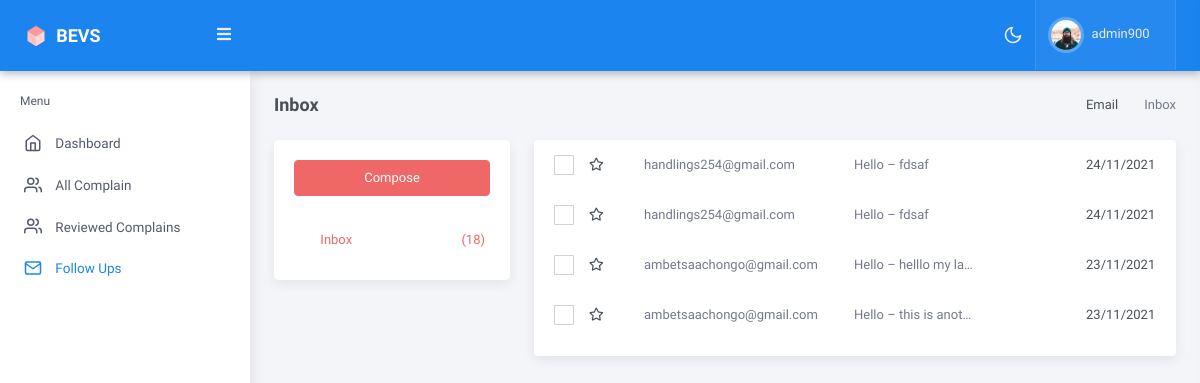
/complaints/follow_up_committee/ (signed in), run on an earlier commit of the app's database.
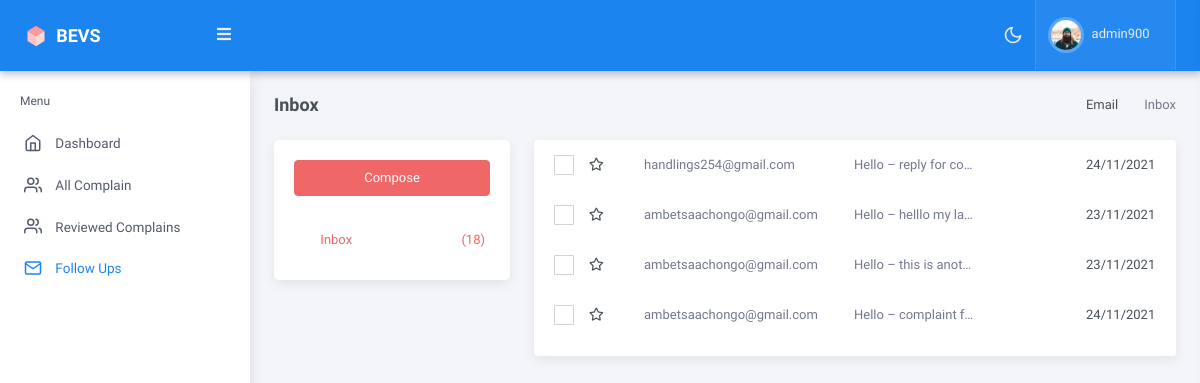
And on a later commit of the database.
### authentification/models.py (models this page shows, shortened)
class User(AbstractUser):
    email = models.EmailField(verbose_name='email',max_length=255,unique=True)
    phone = models.CharField(null=True,max_length=255)
    type = models.CharField(null=True,max_length=255)
    department =  models.CharField(max_length=255,blank=True,null=True)
    REQUIRED_FIELDS = ['username','phone','first_name','last_name','type']
    USERNAME_FIELD = 'email'

### mainapp/models.py (models this page shows, shortened)
class BaseModel(models.Model):
    created_at = models.DateTimeField(auto_now_add=True)
    updated_at = models.DateTimeField(auto_now=True)
    class Meta:
        abstract = True

class FollowUpEmailss(BaseModel):
    user_id =  models.ForeignKey(User,on_delete=models.CASCADE)
    to_email =  models.EmailField()
    subject = models.CharField(max_length=255)
    message =  models.TextField()
    created_at =  models.DateTimeField(auto_now_add=True)
    def email_details_committee(self):
        return reverse("mainapp:email_details_committee", kwargs={
            'id': self.id
        })

### mainapp/views.py (the view, shortened to what this page needs)
# urls.py: path('follow_up_committee/',follow_ups_committee,name="follow_ups_committee"),
@login_required(login_url="authentification:login")
def follow_ups_committee(request):
    user_id =  request.user.id
    user =  request.user
    user_obj = User.objects.get(id=user_id)
    follow_ups =  FollowUpEmailss.objects.filter(to_email = user_obj.email)
    flow = FollowUpEmailss.objects.filter(user_id = user_obj)
    all_users =  User.objects.filter()
    context  ={
        'follow_up' :  follow_ups,
        'all_users' :  all_users,
        'flow' : flow
    }
    return render(request,'follow_up_commitee.html',context)

### mainapp/templates/follow_up_commitee.html (shortened to what this page needs)
<!doctype html>
<html lang="en">
{% include './follow_up_files/head_followup.html' %}
 </head>
    <body data-topbar="dark">
        <div id="layout-wrapper">
        {% include './home_student_files/header.html' %}
        {% include './home_commitee/left_sidebar.html' %}
        {% include './follow_up_committee/follow_up.html' %}
        </div>
</html>

### mainapp/templates/follow_up_files/head_followup.html (shortened to what this page needs)
{% load static %}
    <head>
        <link rel="stylesheet" href="{% static '/dashboard/assets/css/preloader.min.css' %}" type="text/css" />
        <link href="{% static '/dashboard/assets/css/bootstrap.min.css' %}" id="bootstrap-style" rel="stylesheet" type="text/css" />
        <link href="{% static '/dashboard/assets/css/icons.min.css' %}" rel="stylesheet" type="text/css" />
        <link href="{% static '/dashboard/assets/css/app.min.css' %}" id="app-style" rel="stylesheet" type="text/css" />
    </head>

### mainapp/templates/home_student_files/header.html (shortened to what this page needs)
{% load static %}
            <header id="page-topbar">
                <div class="navbar-header">
                    <div class="d-flex">
                        <div class="navbar-brand-box">
                            <a href="index.html" class="logo logo-light">
                                <span class="logo-lg">
                                    <img src="{% static '/dashboard/assets/images/logo-sm.svg' %}" alt="" height="24"> <span class="logo-txt">Bevs</span>
                                </span>
                            </a>
                        </div>
                        <button type="button" class="btn btn-sm px-3 font-size-16 header-item" id="vertical-menu-btn">
                            <i class="fa fa-fw fa-bars"></i>
                        </button>
                    </div>
                    <div class="d-flex">
                        <div class="dropdown d-none d-sm-inline-block">
                            <button type="button" class="btn header-item" id="mode-setting-btn">
                                <i data-feather="moon" class="icon-lg layout-mode-dark"></i>
                            </button>
                        </div>
                        <div class="dropdown d-inline-block">
                            <button type="button" class="btn header-item bg-soft-light border-start border-end" id="page-header-user-dropdown"
                            data-bs-toggle="dropdown" aria-haspopup="true" aria-expanded="false">
                                <img class="rounded-circle header-profile-user" src="{% static '/dashboard/assets/images/users/avatar-1.jpg' %}"
                                    alt="Header Avatar">
                                    {% if request.user.is_authenticated %}
                                <span class="d-none d-xl-inline-block ms-1 fw-medium">{{request.user.username}}</span>
                                {% endif %}
                                <i class="mdi mdi-chevron-down d-none d-xl-inline-block"></i>
                            </button>
                        </div>
                    </div>
                </div>
            </header>

### mainapp/templates/home_commitee/left_sidebar.html (shortened to what this page needs)
{% load static %}
            <div class="vertical-menu">
                <div data-simplebar class="h-100">
                    <div id="sidebar-menu">
                        <ul class="metismenu list-unstyled" id="side-menu">
                            <li class="menu-title" data-key="t-menu">Menu</li>
                            <li>
                                <a href="{% url 'mainapp:committee' %}">
                                    <i data-feather="home"></i>
                                    <span data-key="t-dashboard">Dashboard</span>
                                </a>
                            </li>
                            <li>
                                <a href="{% url 'mainapp:all_complains' %}" class="has-arrow">
                                    <i data-feather="users"></i>
                                    <span data-key="t-ecommerce">All Complain</span>
                                </a>
                            </li>
                            <li>
                                <a href="{% url 'mainapp:reviewed_complaints' %}">
                                    <i data-feather="users"></i>
                                    <span data-key="t-chat">Reviewed Complains</span>
                                </a>
                            </li>
                            <li>
                                <a href="{% url  'mainapp:follow_ups_committee' %}" class="has-arrow">
                                    <i data-feather="mail"></i>
                                    <span data-key="t-email">Follow Ups</span>
                                </a>
                            </li>
                        </ul>
                    </div>
                </div>
            </div>

### mainapp/templates/follow_up_committee/follow_up.html (shortened to what this page needs)
{% load static %}
            <div class="main-content">
                <div class="page-content">
                    <div class="container-fluid">
                        <div class="row">
                            <div class="col-12">
                                <div class="page-title-box d-sm-flex align-items-center justify-content-between">
                                    <h4 class="mb-sm-0 font-size-18">Inbox</h4>
                                    <div class="page-title-right">
                                        <ol class="breadcrumb m-0">
                                            <li class="breadcrumb-item"><a href="javascript: void(0);">Email</a></li>
                                            <li class="breadcrumb-item active">Inbox</li>
                                        </ol>
                                    </div>
                                </div>
                            </div>
                        </div>
                        <div class="row">
                            <div class="col-12">
                                <div class="email-leftbar card">
                                    <button type="button" class="btn btn-danger w-100 waves-effect waves-light" data-bs-toggle="modal" data-bs-target="#composemodal">
                                        Compose
                                    </button>
                                    <div class="mail-list mt-4">
                                        <a href="#" class="active"><i class="mdi mdi-email-outline me-2"></i> Inbox <span class="ms-1 float-end">(18)</span></a>
                                    </div>
                                </div>
                                <div class="email-rightbar mb-3">
                                    <div class="card">
                                        <ul class="message-list">
                                        {% if follow_up %}
                                        {% for d in follow_up %}
                                            <li>
                                                <div class="col-mail col-mail-1">
                                                    <div class="checkbox-wrapper-mail">
                                                    </div>
                                                    <a href="{{d.email_details_committee}}" class="title">{{d.user_id.email}}</a><span class="star-toggle far fa-star"></span>
                                                </div>
                                                <div class="col-mail col-mail-2">
                                                    <a href="{{d.email_details_committee}}" class="subject">Hello – <span class="teaser">{{d.subject}}</span>
                                                    </a>
                                                    <div class="date">{{d.created_at.day}}/{{d.created_at.month}}/{{d.created_at.year}}</div>
                                                </div>
                                            </li>
                                        {% endfor %}
                                        {% endif %}
                                           {% if flow %}
                                        {% for f in flow %}
                                            <li>
                                                <div class="col-mail col-mail-1">
                                                    <div class="checkbox-wrapper-mail">
                                                    </div>
                                                    <a href="{{f.email_details_committee}}" class="title">{{f.user_id.email}}</a><span class="star-toggle far fa-star"></span>
                                                </div>
                                                <div class="col-mail col-mail-2">
                                                    <a href="{{f.email_details_committee}}" class="subject">Hello – <span class="teaser">{{f.subject}}</span>
                                                    </a>
                                                    <div class="date">{{f.created_at.day}}/{{f.created_at.month}}/{{f.created_at.year}}</div>
                                                </div>
                                            </li>
                                        {% endfor %}
                                        {% endif %}
                                        </ul>
                                    </div>
                                </div>
                            </div>
                        </div>
                    </div>
                </div>
            </div>

### mainapp/templates/home_student_files/right_sidebar.html (shortened to what this page needs)
{% load static %}

### mainapp/templates/follow_up_files/js_follow_up.html (shortened to what this page needs)
{% load static %}

What changed in the data, as far as the page shows it:
removed FollowUpEmailss: user_id.email "handlings254@gmail.com", subject "fdsaf", created_at.day "24", created_at.month "11", created_at.year "2021", shown under "Inbox"
removed FollowUpEmailss: user_id.email "handlings254@gmail.com", subject "fdsaf", created_at.day "24", created_at.month "11", created_at.year "2021", shown under "Inbox"
added FollowUpEmailss: user_id.email "handlings254@gmail.com", subject "reply for co…", created_at.day "24", created_at.month "11", created_at.year "2021", shown under "Inbox"
added FollowUpEmailss: user_id.email "ambetsaachongo@gmail.com", subject "complaint f…", created_at.day "24", created_at.month "11", created_at.year "2021"
